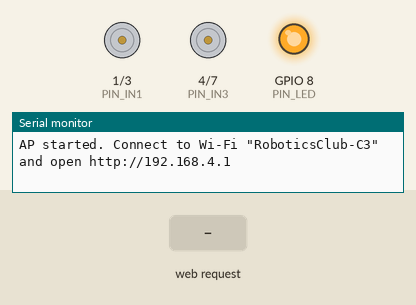
A program run on a simulated ESP32-C3. Shown: motor-driver pin pairs drawn as motors (green arrow = first pin HIGH = forward, orange = second pin HIGH = backward, longer = more drive, scaled by the enable pin), output pins drawn as LEDs (lit = HIGH), the last lines printed to the serial monitor. The inputs (shaded band) are chosen by the test bench. WiFi joins after 1.5 s; servers stay silent unless stated.

Above: at 1.2 s.
1.3 s: HTTP request GET /cmd?d=F received
At 2.0 s:
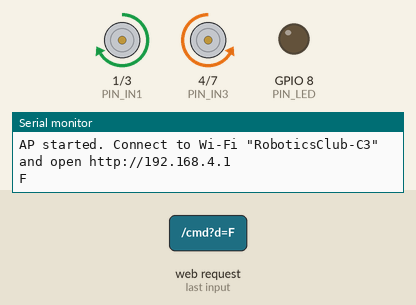
2.8 s: HTTP request GET /cmd?d=B received
At 3.1 s:
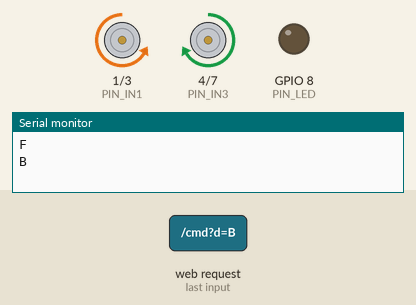
4.3 s: HTTP request GET /cmd?d=L received
At 5.5 s:
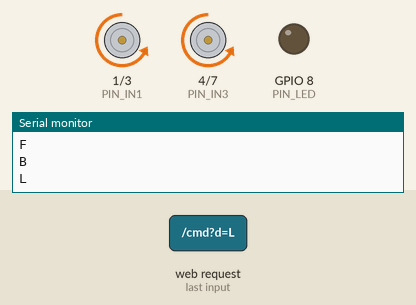
5.8 s: HTTP request GET /cmd?d=R received
At 6.6 s:
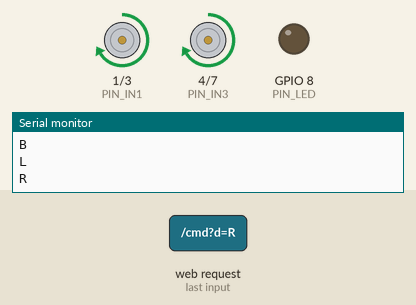
Timing chart, 0 to 10.3 s (numbered marks = the images above; inputs shaded):
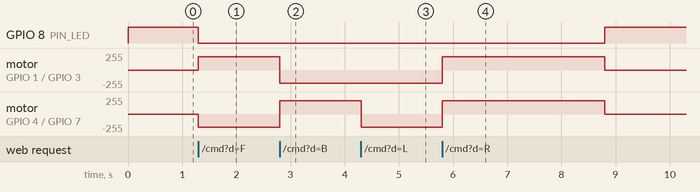

The program:

main.cpp
```cpp
#include <Arduino.h>
#include <WiFi.h>
#include <WebServer.h>

// ESP32-C3 SuperMini (no OLED) — status via Serial and onboard LED (GPIO 8, active LOW)
const int PIN_LED = 8;

// L298N wiring
const int PIN_ENA = 0;   // left speed (PWM)
const int PIN_IN1 = 1;   // left direction
const int PIN_IN2 = 3;   // left direction
const int PIN_IN3 = 4;   // right direction
const int PIN_IN4 = 7;   // right direction
const int PIN_ENB = 10;  // right speed (PWM)

const int SPEED = 200;   // 0..255

const char *AP_SSID = "RoboticsClub-C3";
const char *AP_PASSWORD = "roboticsclub1";  // min 8 chars

WebServer server(80);

const unsigned long WATCHDOG_MS = 3000;  // auto-stop if no command received in time
bool moving = false;
unsigned long lastCmdMs = 0;

// left/right: -255 (full reverse) .. 255 (full forward)
void setMotors(int left, int right) {
  digitalWrite(PIN_IN1, left >= 0 ? HIGH : LOW);
  digitalWrite(PIN_IN2, left >= 0 ? LOW : HIGH);
  analogWrite(PIN_ENA, abs(left));

  digitalWrite(PIN_IN3, right >= 0 ? LOW : HIGH);  // reversed: right motor is wired backward
  digitalWrite(PIN_IN4, right >= 0 ? HIGH : LOW);
  analogWrite(PIN_ENB, abs(right));

  digitalWrite(PIN_LED, (left == 0 && right == 0) ? HIGH : LOW);  // LED on while moving
}

const char PAGE[] PROGMEM = R"HTML(
<!DOCTYPE html>
<html>
<head>
<meta charset="utf-8">
<meta name="viewport" content="width=device-width, initial-scale=1, user-scalable=no">
<title>Robotics Club C3</title>
<style>
  body { font-family: sans-serif; text-align: center; background: #111; color: #eee; margin: 0; padding: 20px; }
  h1 { font-size: 20px; }
  .pad { display: grid; grid-template-columns: 80px 80px 80px; grid-template-rows: 80px 80px 80px; gap: 10px; justify-content: center; margin: 30px auto; }
  button { font-size: 28px; border-radius: 12px; border: none; background: #2a6; color: white; touch-action: manipulation; user-select: none; }
  button:active { background: #1a4; }
  #stop { background: #c33; }
  #stop:active { background: #a11; }
  .fwd { grid-column: 2; grid-row: 1; }
  .left { grid-column: 1; grid-row: 2; }
  .stopbtn { grid-column: 2; grid-row: 2; }
  .right { grid-column: 3; grid-row: 2; }
  .back { grid-column: 2; grid-row: 3; }
</style>
</head>
<body>
<h1>Robotics Club C3 Control</h1>
<div class="pad">
  <button class="fwd" data-d="F">&uarr;</button>
  <button class="left" data-d="L">&larr;</button>
  <button id="stop" class="stopbtn" data-d="S">&#9632;</button>
  <button class="right" data-d="R">&rarr;</button>
  <button class="back" data-d="B">&darr;</button>
</div>
<script>
function send(d) { fetch('/cmd?d=' + d); }
var holdTimer = null;
document.querySelectorAll('button[data-d]').forEach(function(btn) {
  var d = btn.getAttribute('data-d');
  if (d === 'S') {
    btn.addEventListener('click', function() { send('S'); });
    return;
  }
  var start = function(e) {
    e.preventDefault();
    send(d);
    clearInterval(holdTimer);
    holdTimer = setInterval(function() { send(d); }, 1000);  // keep-alive while held
  };
  var stop = function(e) {
    e.preventDefault();
    clearInterval(holdTimer);
    send('S');
  };
  btn.addEventListener('touchstart', start);
  btn.addEventListener('touchend', stop);
  btn.addEventListener('touchcancel', stop);
  btn.addEventListener('mousedown', start);
  btn.addEventListener('mouseup', stop);
  btn.addEventListener('mouseleave', stop);
});
</script>
</body>
</html>
)HTML";

void handleRoot() {
  server.send_P(200, "text/html", PAGE);
}

void handleCmd() {
  String d = server.arg("d");
  if (d == "F") setMotors(SPEED, SPEED);
  else if (d == "B") setMotors(-SPEED, -SPEED);
  else if (d == "L") setMotors(-SPEED, SPEED);
  else if (d == "R") setMotors(SPEED, -SPEED);
  else setMotors(0, 0);  // "S" or anything else = stop

  moving = (d == "F" || d == "B" || d == "L" || d == "R");
  lastCmdMs = millis();

  Serial.println(d);
  server.send(200, "text/plain", "ok");
}

void setup() {
  pinMode(PIN_IN1, OUTPUT);
  pinMode(PIN_IN2, OUTPUT);
  pinMode(PIN_IN3, OUTPUT);
  pinMode(PIN_IN4, OUTPUT);
  pinMode(PIN_ENA, OUTPUT);
  pinMode(PIN_ENB, OUTPUT);
  pinMode(PIN_LED, OUTPUT);
  setMotors(0, 0);

  Serial.begin(115200);

  WiFi.softAP(AP_SSID, AP_PASSWORD);
  Serial.print("AP started. Connect to Wi-Fi \"");
  Serial.print(AP_SSID);
  Serial.println("\" and open http://192.168.4.1");

  server.on("/", handleRoot);
  server.on("/cmd", handleCmd);
  server.begin();
}

void loop() {
  server.handleClient();

  if (moving && millis() - lastCmdMs > WATCHDOG_MS) {
    Serial.println("Watchdog: no command received, stopping");
    setMotors(0, 0);
    moving = false;
  }
}
```

Measured:
- after the input at 1.3 s, GPIO 8 (PIN_LED): HIGH → LOW at once; motor on GPIO 1 (PIN_IN1) / GPIO 3 (PIN_IN2): stopped → forward 200/255 at once; motor on GPIO 4 (PIN_IN3) / GPIO 7 (PIN_IN4): stopped → backward 200/255 at once
- after the input at 2.8 s, motor on GPIO 1 (PIN_IN1) / GPIO 3 (PIN_IN2): forward 200/255 → backward 200/255 at once; motor on GPIO 4 (PIN_IN3) / GPIO 7 (PIN_IN4): backward 200/255 → forward 200/255 at once
- after the input at 4.3 s, motor on GPIO 4 (PIN_IN3) / GPIO 7 (PIN_IN4): forward 200/255 → backward 200/255 at once
- after the input at 5.8 s, GPIO 8 (PIN_LED): LOW → HIGH after 3.0 s instead of 1.5 s; motor on GPIO 1 (PIN_IN1) / GPIO 3 (PIN_IN2), motor on GPIO 4 (PIN_IN3) / GPIO 7 (PIN_IN4): backward 200/255 → forward 200/255 at once, → stopped 3.0 s later
